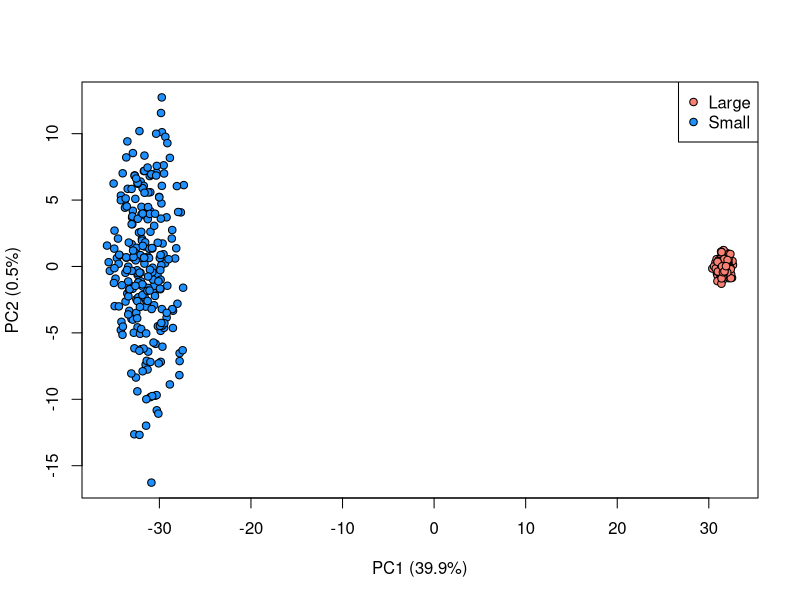
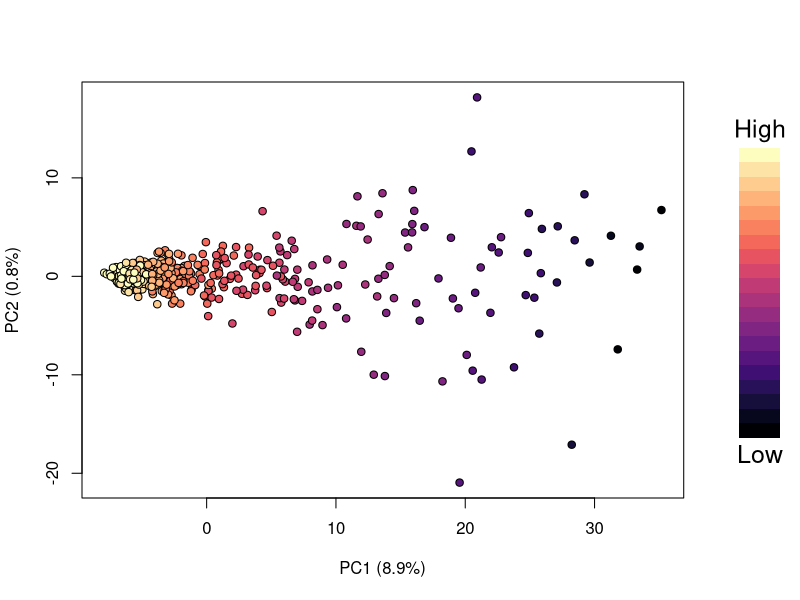

The R script that drew these images, in order:

#' Computes a larger pseudo-count based on the size factors.
INFLATE_PSEUDO <- function(sf, p=0.05) {
    max(1, abs(diff(1/quantile(sf, c(p, 1-p)))))
}

#' Makes a PCA plot.
PLOT_PCA <- function(mat, ...) {
    out <- prcomp(mat)
    total.var <- sum(out$sdev^2)
    plot(out$x[,1], out$x[,2], ...,
        xlab=sprintf("PC1 (%.1f%%)", out$sdev[1]^2/total.var * 100),
        ylab=sprintf("PC2 (%.1f%%)", out$sdev[2]^2/total.var * 100)
    )
}

# Simulations with two separate clusters of observations.

set.seed(99999)
ncells <- 500
lambda <- rep(c(0.1, 10), each=ncells/2)
ngenes <- 1000

X <- matrix(rpois(ngenes*ncells, lambda=lambda), ncol=ncells, byrow=TRUE)
size.fac <- lambda/mean(lambda)    
Z <- log2(t(X)/size.fac + 1)

pdf("pics/clusters.pdf")
PLOT_PCA(Z, bg=ifelse(lambda > 1, "salmon", "dodgerblue"), pch=21)
legend("topright", pt.bg=c("salmon", "dodgerblue"), pch=21, legend=c("Large", "Small"))
dev.off()

# Simulations with a log-transformation-induced trajectory.

set.seed(99999)
ncells <- 500
lambda <- runif(ncells, 0.1, 5)
ngenes <- 1000

X <- matrix(rpois(ngenes*ncells, lambda=lambda), ncol=ncells, byrow=TRUE)
size.fac <- lambda/mean(lambda)    
Z <- log2(t(X)/size.fac + 1)

all.col <- viridis::magma(20) 
col <- all.col[cut(log(size.fac), 20)]

pdf("pics/trajectory.pdf")    
layout(cbind(1,2), width=c(6, 1))
par(mar=c(5.1, 4.1, 4.1,0.1))
PLOT_PCA(Z, bg=col, pch=21)

par(mar=c(0.1, 0.1, 0.1,0.1))
plot(0,0, type="n", axes=FALSE, ylab="", xlab="", ylim=c(-1, 1), xlim=c(-1, 0.5))
start.loc <- seq(-0.5, 0.5, length.out=length(all.col))
interval <- diff(start.loc)[1]
rect(-0.3, start.loc, 0.3, start.loc+interval, col=all.col, border=NA)
text(0, -0.5, pos=1, "Low", cex=1.5)
text(0, 0.5+interval,  pos=3, "High", cex=1.5)
dev.off()
